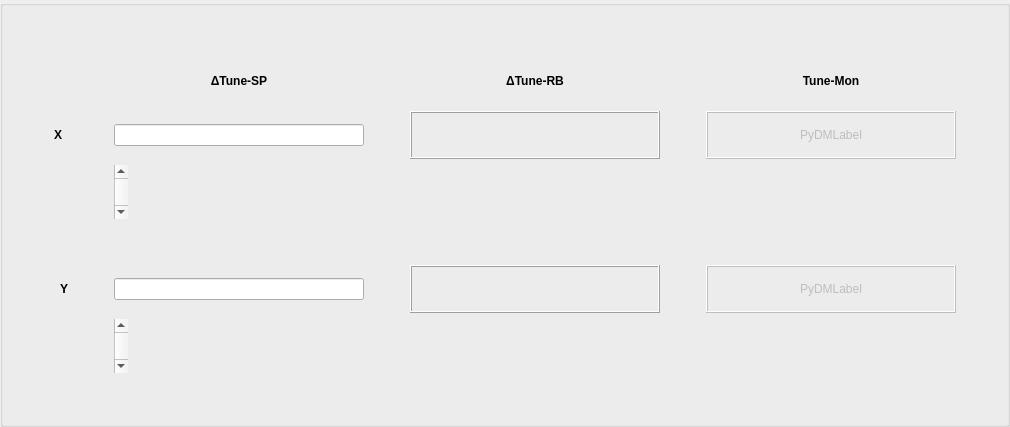
    <widget class="QGroupBox" name="groupBox">
     <property name="title">
      <string/>
     </property>
     <layout class="QGridLayout" name="gridLayout">
      <item row="7" column="4">
       <widget class="PyDMScrollBar" name="PyDMScrollBar_2">
        <property name="toolTip">
         <string/>
        </property>
        <property name="whatsThis">
         <string>
    A QDoubleScrollBar with support for Channels and more from PyDM.

    Parameters
    ----------
    parent : QWidget
        The parent widget for the scroll bar
    init_channel : str, optional
        The channel to be used by the widget.
    orientation : Qt.Horizontal, Qt.Vertical
        Orientation of the scroll bar
    precision : int
        Precision to be use. Used to calculate size of the scroll bar step
    </string>
        </property>
        <property name="channel" stdset="0">
         <string>ca://${PREFIX}SI-Glob:AP-TuneCorr:DeltaTuneY-SP</string>
        </property>
       </widget>
      </item>
      <item row="6" column="1" colspan="2">
       <widget class="QLabel" name="label_5">
        <property name="minimumSize">
         <size>
          <width>0</width>
          <height>0</height>
         </size>
        </property>
        <property name="styleSheet">
         <string notr="true">font-weight:bold;
</string>
        </property>
        <property name="text">
         <string>Y</string>
        </property>
        <property name="alignment">
         <set>Qt::AlignRight|Qt::AlignTrailing|Qt::AlignVCenter</set>
        </property>
       </widget>
      </item>
      <item row="4" column="4">
       <widget class="PyDMScrollBar" name="PyDMScrollBar">
        <property name="toolTip">
         <string/>
        </property>
        <property name="whatsThis">
         <string>
    A QDoubleScrollBar with support for Channels and more from PyDM.

    Parameters
    ----------
    parent : QWidget
        The parent widget for the scroll bar
    init_channel : str, optional
        The channel to be used by the widget.
    orientation : Qt.Horizontal, Qt.Vertical
        Orientation of the scroll bar
    precision : int
        Precision to be use. Used to calculate size of the scroll bar step
    </string>
        </property>
        <property name="channel" stdset="0">
         <string>ca://${PREFIX}SI-Glob:AP-TuneCorr:DeltaTuneX-SP</string>
        </property>
       </widget>
      </item>
      <item row="6" column="8">
       <widget class="PyDMLabel" name="PyDMLabel_39">
        <property name="minimumSize">
         <size>
          <width>0</width>
          <height>48</height>
         </size>
        </property>
        <property name="toolTip">
         <string/>
        </property>
        <property name="whatsThis">
         <string>
    A QLabel with support for Channels and more from PyDM

    Parameters
    ----------
    parent : QWidget
        The parent widget for the Label
    init_channel : str, optional
        The channel to be used by the widget.
    </string>
        </property>
        <property name="frameShape">
         <enum>QFrame::Box</enum>
        </property>
        <property name="frameShadow">
         <enum>QFrame::Raised</enum>
        </property>
        <property name="alignment">
         <set>Qt::AlignCenter</set>
        </property>
        <property name="channel" stdset="0">
         <string>ca://${PREFIX}SI-Glob:AP-TuneCorr:DeltaTuneY-RB</string>
        </property>
       </widget>
      </item>
      <item row="3" column="11">
       <spacer name="horizontalSpacer_12">
        <property name="orientation">
         <enum>Qt::Horizontal</enum>
        </property>
        <property name="sizeHint" stdset="0">
         <size>
          <width>40</width>
          <height>20</height>
         </size>
        </property>
       </spacer>
      </item>
      <item row="6" column="4">
       <widget class="PyDMLineEdit" name="PyDMLineEdit_OrbYDeltaPos_SP">
        <property name="minimumSize">
         <size>
          <width>0</width>
          <height>0</height>
         </size>
        </property>
        <property name="maximumSize">
         <size>
          <width>16777215</width>
          <height>16777215</height>
         </size>
        </property>
        <property name="toolTip">
         <string/>
        </property>
        <property name="whatsThis">
         <string>
    Writeable text field to send and display channel values
    </string>
        </property>
        <property name="channel" stdset="0">
         <string>ca://${PREFIX}SI-Glob:AP-TuneCorr:DeltaTuneY-SP</string>
        </property>
       </widget>
      </item>
      <item row="8" column="10">
       <spacer name="verticalSpacer_6">
        <property name="orientation">
         <enum>Qt::Vertical</enum>
        </property>
        <property name="sizeType">
         <enum>QSizePolicy::Expanding</enum>
        </property>
        <property name="sizeHint" stdset="0">
         <size>
          <width>20</width>
          <height>40</height>
         </size>
        </property>
       </spacer>
      </item>
      <item row="3" column="5">
       <spacer name="horizontalSpacer_3">
        <property name="orientation">
         <enum>Qt::Horizontal</enum>
        </property>
        <property name="sizeHint" stdset="0">
         <size>
          <width>40</width>
          <height>20</height>
         </size>
        </property>
       </spacer>
      </item>
      <item row="6" column="10">
       <widget class="PyDMLabel" name="PyDMLabel_3">
        <property name="enabled">
         <bool>false</bool>
        </property>
        <property name="minimumSize">
         <size>
          <width>0</width>
          <height>48</height>
         </size>
        </property>
        <property name="maximumSize">
         <size>
          <width>16777215</width>
          <height>48</height>
         </size>
        </property>
        <property name="toolTip">
         <string/>
        </property>
        <property name="whatsThis">
         <string/>
        </property>
        <property name="frameShape">
         <enum>QFrame::Box</enum>
        </property>
        <property name="frameShadow">
         <enum>QFrame::Raised</enum>
        </property>
        <property name="text">
         <string>PyDMLabel</string>
        </property>
        <property name="alignment">
         <set>Qt::AlignCenter</set>
        </property>
        <property name="channel" stdset="0">
         <string>ca://${PREFIX}SI-17C4:DI-VTuneP:TuneY-Mon</string>
        </property>
       </widget>
      </item>
      <item row="3" column="4">
       <widget class="PyDMLineEdit" name="PyDMLineEdit_OrbXDeltaPos_SP">
        <property name="minimumSize">
         <size>
          <width>0</width>
          <height>0</height>
         </size>
        </property>
        <property name="maximumSize">
         <size>
          <width>16777215</width>
          <height>16777215</height>
         </size>
        </property>
        <property name="toolTip">
         <string/>
        </property>
        <property name="whatsThis">
         <string>
    Writeable text field to send and display channel values
    </string>
        </property>
        <property name="channel" stdset="0">
         <string>ca://${PREFIX}SI-Glob:AP-TuneCorr:DeltaTuneX-SP</string>
        </property>
       </widget>
      </item>
      <item row="1" column="10">
       <widget class="QLabel" name="label_9">
        <property name="minimumSize">
         <size>
          <width>250</width>
          <height>48</height>
         </size>
        </property>
        <property name="maximumSize">
         <size>
          <width>16777215</width>
          <height>48</height>
         </size>
        </property>
        <property name="styleSheet">
         <string notr="true">font-weight:bold;
</string>
        </property>
        <property name="text">
         <string>Tune-Mon</string>
        </property>
        <property name="alignment">
         <set>Qt::AlignCenter</set>
        </property>
       </widget>
      </item>
      <item row="1" column="4">
       <widget class="QLabel" name="label_3">
        <property name="minimumSize">
         <size>
          <width>250</width>
          <height>48</height>
         </size>
        </property>
        <property name="maximumSize">
         <size>
          <width>16777215</width>
          <height>48</height>
         </size>
        </property>
        <property name="styleSheet">
         <string notr="true">font-weight:bold;
</string>
        </property>
        <property name="text">
         <string>ΔTune-SP</string>
        </property>
        <property name="alignment">
         <set>Qt::AlignCenter</set>
        </property>
       </widget>
      </item>
      <item row="3" column="3">
       <spacer name="horizontalSpacer_9">
        <property name="orientation">
         <enum>Qt::Horizontal</enum>
        </property>
        <property name="sizeHint" stdset="0">
         <size>
          <width>40</width>
          <height>20</height>
         </size>
        </property>
       </spacer>
      </item>
      <item row="3" column="1">
       <widget class="QLabel" name="label_4">
        <property name="minimumSize">
         <size>
          <width>0</width>
          <height>0</height>
         </size>
        </property>
        <property name="styleSheet">
         <string notr="true">font-weight:bold;
</string>
        </property>
        <property name="text">
         <string>X</string>
        </property>
        <property name="alignment">
         <set>Qt::AlignRight|Qt::AlignTrailing|Qt::AlignVCenter</set>
        </property>
       </widget>
      </item>
      <item row="3" column="10">
       <widget class="PyDMLabel" name="PyDMLabel_4">
        <property name="enabled">
         <bool>false</bool>
        </property>
        <property name="minimumSize">
         <size>
          <width>0</width>
          <height>48</height>
         </size>
        </property>
        <property name="maximumSize">
         <size>
          <width>16777215</width>
          <height>48</height>
         </size>
        </property>
        <property name="toolTip">
         <string/>
        </property>
        <property name="whatsThis">
         <string/>
        </property>
        <property name="frameShape">
         <enum>QFrame::Box</enum>
        </property>
        <property name="frameShadow">
         <enum>QFrame::Raised</enum>
        </property>
        <property name="text">
         <string>PyDMLabel</string>
        </property>
        <property name="alignment">
         <set>Qt::AlignCenter</set>
        </property>
        <property name="channel" stdset="0">
         <string>ca://${PREFIX}SI-18SB:DI-HTuneP:TuneX-Mon</string>
        </property>
       </widget>
      </item>
      <item row="5" column="10">
       <spacer name="verticalSpacer_3">
        <property name="orientation">
         <enum>Qt::Vertical</enum>
        </property>
        <property name="sizeType">
         <enum>QSizePolicy::Expanding</enum>
        </property>
        <property name="sizeHint" stdset="0">
         <size>
          <width>20</width>
          <height>40</height>
         </size>
        </property>
       </spacer>
      </item>
      <item row="1" column="8">
       <widget class="QLabel" name="label_6">
        <property name="minimumSize">
         <size>
          <width>250</width>
          <height>48</height>
         </size>
        </property>
        <property name="maximumSize">
         <size>
          <width>16777215</width>
          <height>48</height>
         </size>
        </property>
        <property name="styleSheet">
         <string notr="true">font-weight:bold;
</string>
        </property>
        <property name="text">
         <string>ΔTune-RB</string>
        </property>
        <property name="alignment">
         <set>Qt::AlignCenter</set>
        </property>
       </widget>
      </item>
      <item row="3" column="8">
       <widget class="PyDMLabel" name="PyDMLabel_38">
        <property name="minimumSize">
         <size>
          <width>0</width>
          <height>48</height>
         </size>
        </property>
        <property name="toolTip">
         <string/>
        </property>
        <property name="whatsThis">
         <string>
    A QLabel with support for Channels and more from PyDM

    Parameters
    ----------
    parent : QWidget
        The parent widget for the Label
    init_channel : str, optional
        The channel to be used by the widget.
    </string>
        </property>
        <property name="frameShape">
         <enum>QFrame::Box</enum>
        </property>
        <property name="frameShadow">
         <enum>QFrame::Raised</enum>
        </property>
        <property name="alignment">
         <set>Qt::AlignCenter</set>
        </property>
        <property name="channel" stdset="0">
         <string>ca://${PREFIX}SI-Glob:AP-TuneCorr:DeltaTuneX-RB</string>
        </property>
       </widget>
      </item>
      <item row="3" column="0">
       <spacer name="horizontalSpacer">
        <property name="orientation">
         <enum>Qt::Horizontal</enum>
        </property>
        <property name="sizeHint" stdset="0">
         <size>
          <width>40</width>
          <height>20</height>
         </size>
        </property>
       </spacer>
      </item>
      <item row="0" column="10">
       <spacer name="verticalSpacer_7">
        <property name="orientation">
         <enum>Qt::Vertical</enum>
        </property>
        <property name="sizeHint" stdset="0">
         <size>
          <width>20</width>
          <height>40</height>
         </size>
        </property>
       </spacer>
      </item>
      <item row="3" column="9">
       <spacer name="horizontalSpacer_2">
        <property name="orientation">
         <enum>Qt::Horizontal</enum>
        </property>
        <property name="sizeHint" stdset="0">
         <size>
          <width>40</width>
          <height>20</height>
         </size>
        </property>
       </spacer>
      </item>
     </layout>
    </widget>
